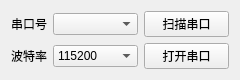
<?xml version="1.0" encoding="UTF-8"?>
<ui version="4.0">
 <class>SerialCom</class>
 <widget class="QWidget" name="SerialCom">
  <property name="geometry">
   <rect>
    <x>0</x>
    <y>0</y>
    <width>238</width>
    <height>72</height>
   </rect>
  </property>
  <property name="windowTitle">
   <string>Form</string>
  </property>
  <layout class="QGridLayout" name="gridLayout_2">
   <item row="0" column="0">
    <layout class="QGridLayout" name="gridLayout">
     <item row="0" column="1">
      <widget class="QComboBox" name="cb_com">
       <property name="sizePolicy">
        <sizepolicy hsizetype="Fixed" vsizetype="Fixed">
         <horstretch>0</horstretch>
         <verstretch>0</verstretch>
        </sizepolicy>
       </property>
       <property name="minimumSize">
        <size>
         <width>85</width>
         <height>0</height>
        </size>
       </property>
       <property name="maximumSize">
        <size>
         <width>500</width>
         <height>16777215</height>
        </size>
       </property>
      </widget>
     </item>
     <item row="1" column="1">
      <widget class="QComboBox" name="cb_bsp">
       <property name="sizePolicy">
        <sizepolicy hsizetype="Fixed" vsizetype="Fixed">
         <horstretch>0</horstretch>
         <verstretch>0</verstretch>
        </sizepolicy>
       </property>
       <property name="maximumSize">
        <size>
         <width>500</width>
         <height>16777215</height>
        </size>
       </property>
       <item>
        <property name="text">
         <string>115200</string>
        </property>
       </item>
       <item>
        <property name="text">
         <string>9600</string>
        </property>
       </item>
      </widget>
     </item>
     <item row="1" column="2">
      <widget class="QPushButton" name="btn_togglecom">
       <property name="sizePolicy">
        <sizepolicy hsizetype="Minimum" vsizetype="Fixed">
         <horstretch>0</horstretch>
         <verstretch>0</verstretch>
        </sizepolicy>
       </property>
       <property name="maximumSize">
        <size>
         <width>500</width>
         <height>16777215</height>
        </size>
       </property>
       <property name="text">
        <string>打开串口</string>
       </property>
      </widget>
     </item>
     <item row="0" column="0">
      <widget class="QLabel" name="lab_com">
       <property name="sizePolicy">
        <sizepolicy hsizetype="Minimum" vsizetype="Preferred">
         <horstretch>0</horstretch>
         <verstretch>0</verstretch>
        </sizepolicy>
       </property>
       <property name="maximumSize">
        <size>
         <width>500</width>
         <height>16777215</height>
        </size>
       </property>
       <property name="text">
        <string>串口号</string>
       </property>
      </widget>
     </item>
     <item row="1" column="0">
      <widget class="QLabel" name="lab_bsp">
       <property name="sizePolicy">
        <sizepolicy hsizetype="Minimum" vsizetype="Preferred">
         <horstretch>0</horstretch>
         <verstretch>0</verstretch>
        </sizepolicy>
       </property>
       <property name="maximumSize">
        <size>
         <width>500</width>
         <height>16777215</height>
        </size>
       </property>
       <property name="text">
        <string>波特率</string>
       </property>
      </widget>
     </item>
     <item row="0" column="2">
      <widget class="QPushButton" name="btn_scancom">
       <property name="sizePolicy">
        <sizepolicy hsizetype="Minimum" vsizetype="Fixed">
         <horstretch>0</horstretch>
         <verstretch>0</verstretch>
        </sizepolicy>
       </property>
       <property name="minimumSize">
        <size>
         <width>85</width>
         <height>0</height>
        </size>
       </property>
       <property name="maximumSize">
        <size>
         <width>500</width>
         <height>16777215</height>
        </size>
       </property>
       <property name="text">
        <string>扫描串口</string>
       </property>
      </widget>
     </item>
    </layout>
   </item>
  </layout>
 </widget>
 <resources/>
 <connections/>
</ui>
